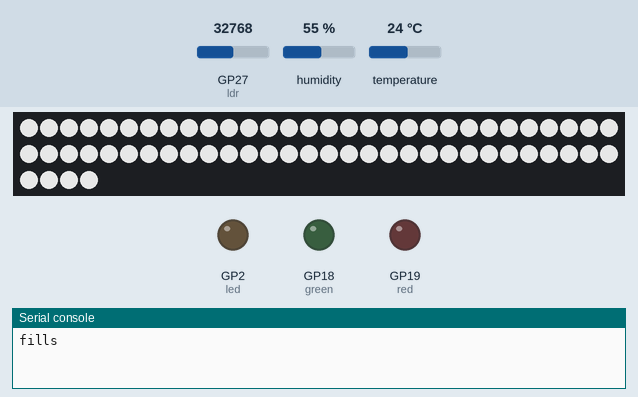
The program below on a simulated Raspberry Pi Pico running MicroPython. On the bench: 64 RGB LEDs in strip order, left to right, continuing on the next row, output pins drawn as LEDs (lit = HIGH), the last lines printed to the serial console. The test bench sets the inputs (shaded band); at power-on: GP27 (ldr) = 32768, humidity 55 %, temperature 24 °C (analog values on the 0–65535 scale). Dim RGB values are drawn brighter than linear; WiFi joins after 1.5 s; web requests get an empty 200 reply after 0.4 s.

Above: at 1.6 s.
At 2.8 s:
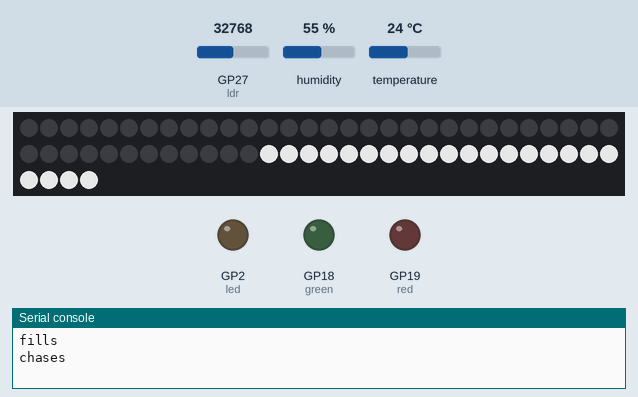
At 4.0 s:
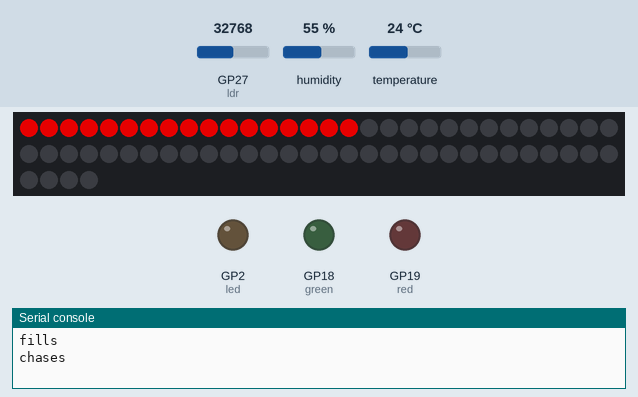
At 6.9 s:
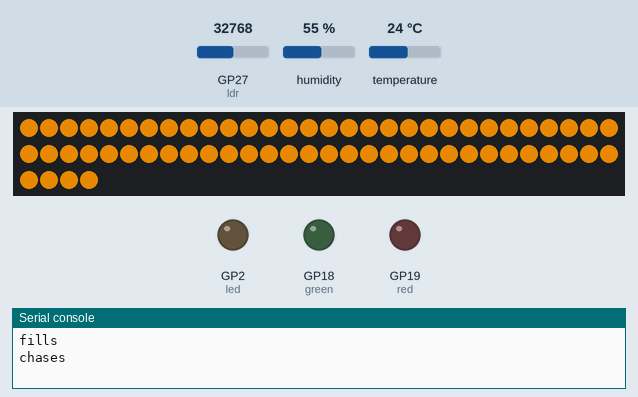
At 12.2 s:
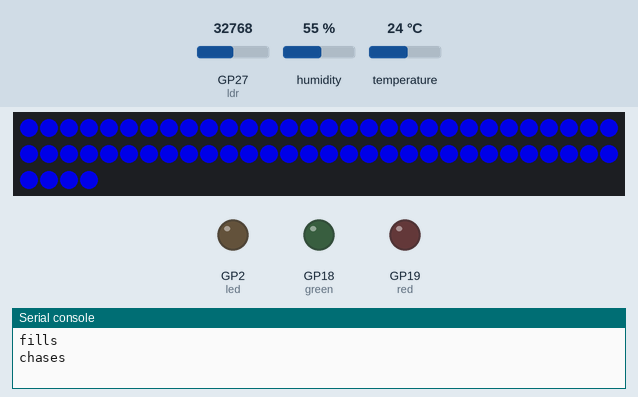
At 23.02 s:
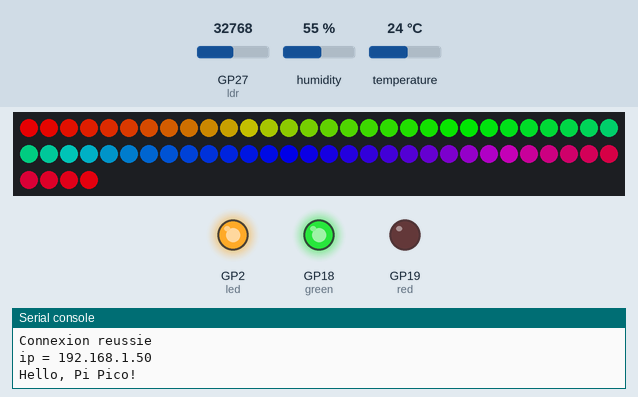
Timing chart, 0 to 40.0 s (numbered marks = the images above):
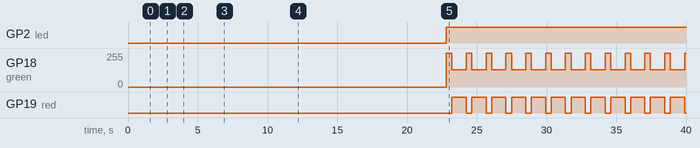

Measured:
- by itself, GP2 (led): LOW → HIGH at 22.8 s
- by itself, GP18 (green): alternates 255/255 for 0.40 s and 128/255 for 1.0 s
- by itself, GP19 (red): alternates HIGH for 1.0 s and LOW for 0.40 s

The program:

altmain.py
```python
from machine import Pin
from utime import sleep
from picozero import RGBLED
import network
import urequests as requests
import time
import dht
import array
import rp2
#https://core-electronics.com.au/guides/how-to-use-ws2812b-rgb-leds-with-raspberry-pi-pico/

NUM_LEDS = 64
PIN_NUM = 20
brightness = 0.7

@rp2.asm_pio(sideset_init=rp2.PIO.OUT_LOW, out_shiftdir=rp2.PIO.SHIFT_LEFT, autopull=True, pull_thresh=24)
def ws2812():
    T1 = 2
    T2 = 5
    T3 = 3
    wrap_target()
    label("bitloop")
    out(x, 1)               .side(0)    [T3 - 1]
    jmp(not_x, "do_zero")   .side(1)    [T1 - 1]
    jmp("bitloop")          .side(1)    [T2 - 1]
    label("do_zero")
    nop()                   .side(0)    [T2 - 1]
    wrap()


# Create the StateMachine with the ws2812 program, outputting on pin
sm = rp2.StateMachine(0, ws2812, freq=8_000_000, sideset_base=Pin(PIN_NUM))

# Start the StateMachine, it will wait for data on its FIFO.
sm.active(1)

# Display a pattern on the LEDs via an array of LED RGB values.
ar = array.array("I", [0 for _ in range(NUM_LEDS)])

##########################################################################
def pixels_show():
    dimmer_ar = array.array("I", [0 for _ in range(NUM_LEDS)])
    for i,c in enumerate(ar):
        r = int(((c >> 8) & 0xFF) * brightness)
        g = int(((c >> 16) & 0xFF) * brightness)
        b = int((c & 0xFF) * brightness)
        dimmer_ar[i] = (g<<16) + (r<<8) + b
    sm.put(dimmer_ar, 8)
    time.sleep_ms(10)

def pixels_set(i, color):
    ar[i] = (color[1]<<16) + (color[0]<<8) + color[2]

def pixels_fill(color):
    for i in range(len(ar)):
        pixels_set(i, color)

def color_chase(color, wait):
    for i in range(NUM_LEDS):
        pixels_set(i, color)
        time.sleep(wait)
        pixels_show()
    time.sleep(0.2)

def wheel(pos):
    # Input a value 0 to 255 to get a color value.
    # The colours are a transition r - g - b - back to r.
    if pos < 0 or pos > 255:
        return (0, 0, 0)
    if pos < 85:
        return (255 - pos * 3, pos * 3, 0)
    if pos < 170:
        pos -= 85
        return (0, 255 - pos * 3, pos * 3)
    pos -= 170
    return (pos * 3, 0, 255 - pos * 3)


def rainbow_cycle(wait):
    for j in range(255):
        for i in range(NUM_LEDS):
            rc_index = (i * 256 // NUM_LEDS) + j
            pixels_set(i, wheel(rc_index & 255))
        pixels_show()
        time.sleep(wait)

BLACK = (0, 0, 0)
RED = (255, 0, 0)
YELLOW = (255, 150, 0)
GREEN = (0, 255, 0)
CYAN = (0, 255, 255)
BLUE = (0, 0, 255)
PURPLE = (180, 0, 255)
WHITE = (255, 255, 255)
COLORS = (BLACK, RED, YELLOW, GREEN, CYAN, BLUE, PURPLE, WHITE)

print("fills")
for color in COLORS:
    pixels_fill(color)
    pixels_show()
    time.sleep(0.2)

print("chases")
for color in COLORS:
    color_chase(color, 0.01)

print("rainbow")
rainbow_cycle(0)

# Wi-Fi credentials
ssid = 'picolepetit'
password = 'PICOnotnow'
wlan = network.WLAN(network.STA_IF)


def connectme():
    global ssid,password,wlan
    wlan.active(True)
    wlan.config(pm = 0xa11140)              # désactive le mode power-save
    wlan.connect(ssid, password)

    # Attente connexion ou erreur de connexion
    max_wait = 10
    while max_wait > 0:
        if wlan.status() < 0 or wlan.status() >= 3:
            break
        max_wait -= 1
        print('Attente connexion...')
        sleep(1)

    # Gestion erreur de connexion
    if wlan.status() != 3:
        print('Network not active')
    else:
        print('Connexion reussie')
        status = wlan.ifconfig()
        print( 'ip = ' + status[0] )
connectme()


print("Hello, Pi Pico!")

led = Pin(2, Pin.OUT)

rgb = RGBLED(blue = 20, red = 19, green = 18)

ldr = machine.ADC(27)

capteur = dht.DHT11(Pin(5))

def sendtemp(temp):
    try:
        url = f"https://interaction.snipeur060.fr/settemp?temp={temp}"
        data=requests.get(url)
        data.close()
        print(f"temp ok {temp}")

    except:
        print("could not connect (status =" + str(wlan.status()) + ")")


while True:

    resultdata = ldr.read_u16()
    capteur.measure()
    if resultdata < 650:
        led.off()
        rgb.color = (0, 0, 255)
    else:
        rgb.color = (0, 255, 0)
        led.on()


    if capteur.temperature() > 20:
        sendtemp(capteur.temperature())
        rgb.color = (255, 128, 0)
    sleep(1)
```
